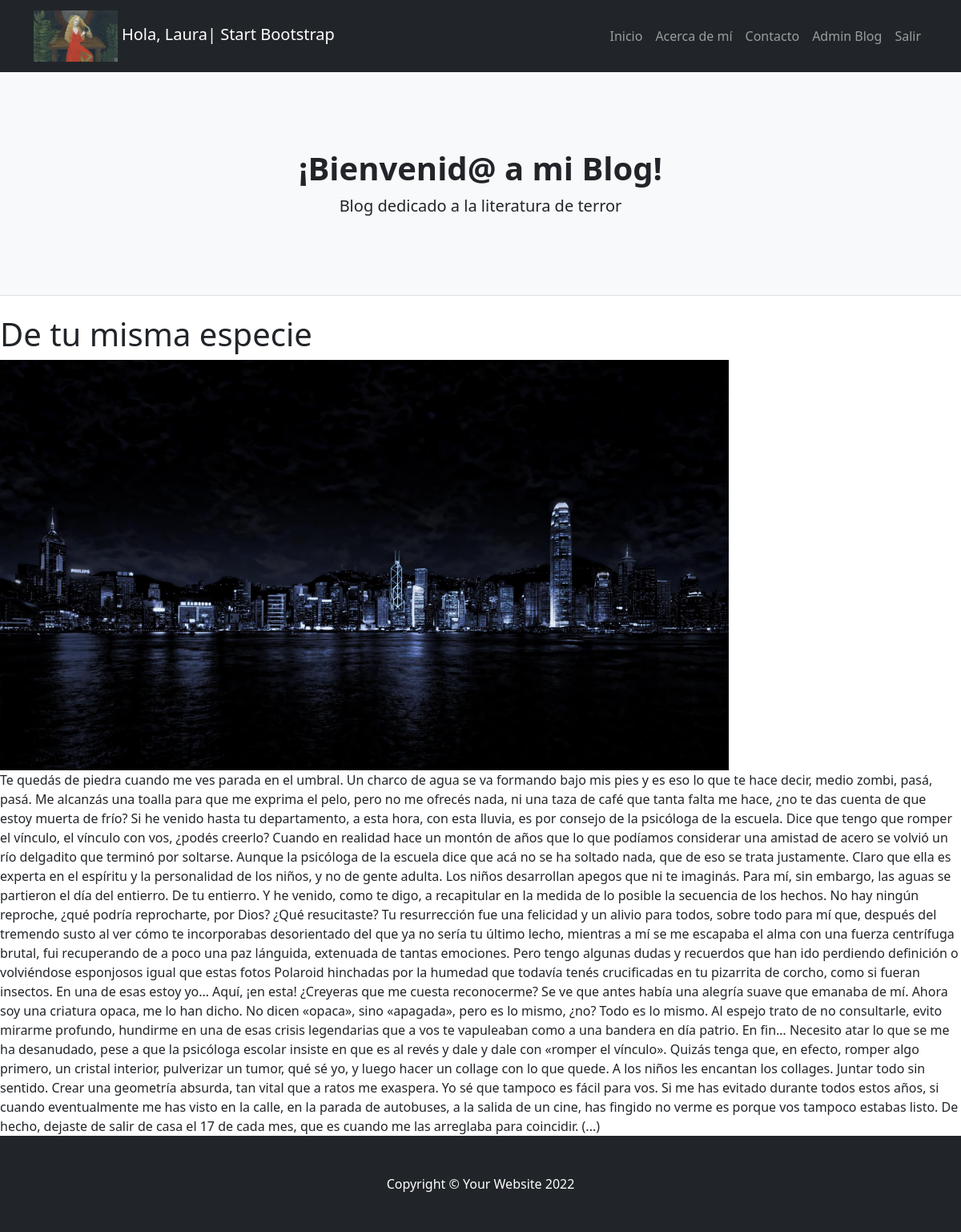
The page /blog-terror/5/detalle/ (signed in) on the database its author committed.
### blog_terror/models.py (models this page shows)
class Avatar(models.Model):
    user = models.OneToOneField(to= User, on_delete=models.CASCADE, related_name="avatar")
    imagen = models.ImageField(upload_to= "avatares", null= "True", blank=True)

class Post(models.Model):
    titulo = models.CharField(max_length=100)
    sub_titulo = models.CharField(max_length=100)
    texto = models.TextField(max_length=3000)
    publicado_el = models.DateField()
    imagen = models.ImageField(upload_to= "posts", null= "True", blank=True)

### blog_terror/views.py (the view)
# urls.py: path("blog-terror/<int:pk>/detalle/", PostDetalle.as_view(), name= "blog-terror-detalle"),
class PostDetalle(DetailView):
    model = Post

### blog_terror/templates/blog_terror/post_detail.html (shortened to what this page needs)
{% extends "blog_terror/base.html" %}
{% block contenido %}
    <h1>{{object.titulo}}</h1>
    <div>
        <img height="512" src="{{object.imagen.url}}">
    </div>
    <div>
        {{object.texto}}
    </div>
{% endblock %}

### blog_terror/templates/blog_terror/base.html (shortened to what this page needs)
<!DOCTYPE html>
<html lang="en">
    <head>
        {%load static%}
        <link href="{% static 'blog_terror/css/styles.css' %}" rel="stylesheet" />
    </head>
    <body>
        <nav class="navbar navbar-expand-lg navbar-dark bg-dark">
            <div class="container">
                <a class="navbar-brand" href="{% url 'blog-terror-index' %}">
                    {%if user.is_authenticated  and  user.avatar.imagen %}
                    <img  src="{{user.avatar.imagen.url}}" height="64">
                    Hola, {{user.first_name}}|
                    {% endif %}
                    Start Bootstrap
                </a>
                <div class="collapse navbar-collapse" id="navbarSupportedContent">
                    <ul class="navbar-nav ms-auto mb-2 mb-lg-0">
                        <li class="nav-item"><a class="nav-link" href="{% url 'blog-terror-index' %}">Inicio</a></li>
                        <li class="nav-item"><a class="nav-link" href="{% url 'blog-terror-about' %}">Acerca de mí</a></li>
                        <li class="nav-item"><a class="nav-link" href="{% url 'blog-terror-mensajes-crear' %}">Contacto</a></li>
                        {% if user.is_authenticated %}
                        <li class="nav-item"><a class="nav-link" href= "{% url 'blog-terror-listar' %}">Admin Blog</a></li>
                        <li class="nav-item"><a class="nav-link" href= "{% url 'blog-terror-logout' %}">Salir</a></li>
                        {%else%}
                        <li class="nav-item"><a class="nav-link" href= "{% url 'blog-terror-login' %}">Ingresar</a></li>
                        <li class="nav-item"><a class="nav-link" href= "{% url 'blog-terror-signup' %}">Registrarse</a></li>
                        {% endif %}
                    </ul>
                </div>
            </div>
        </nav>
        <header class="py-5 bg-light border-bottom mb-4">
            <div class="container">
                <div class="text-center my-5">
                    <h1 class="fw-bolder">¡Bienvenid@ a mi Blog!</h1>
                    <p class="lead mb-0">Blog dedicado a la literatura de terror</p>
                </div>
            </div>
        </header>
        {% block contenido %} {% endblock %}
        <footer class="py-5 bg-dark">
            <div class="container"><p class="m-0 text-center text-white">Copyright &copy; Your Website 2022</p></div>
        </footer>
    </body>
</html>

### rows shown on the page
Post: titulo "De tu misma especie", imagen (picture), texto "Te quedás de piedra cuando me ves parada en el umbral. Un charco de agua se va formando bajo mis pies y es eso lo que te hace decir, medio zombi, pasá, pasá. Me alcanzás una toalla para que me exprima el pelo, pero no me ofrecés nada, ni una taza de café que tanta falta me hace, ¿no te das cuenta de que estoy muerta de frío? Si he venido hasta tu departamento, a esta hora, con esta lluvia, es por consejo de la psicóloga de la escuela. Dice que tengo que romper el vínculo, el vínculo con vos, ¿podés creerlo? Cuando en realidad hace un montón de años que lo que podíamos considerar una amistad de acero se volvió un río delgadito que terminó por soltarse. Aunque la psicóloga de la escuela dice…"

### other values the page prints
{{ user.first_name }} "Laura"
